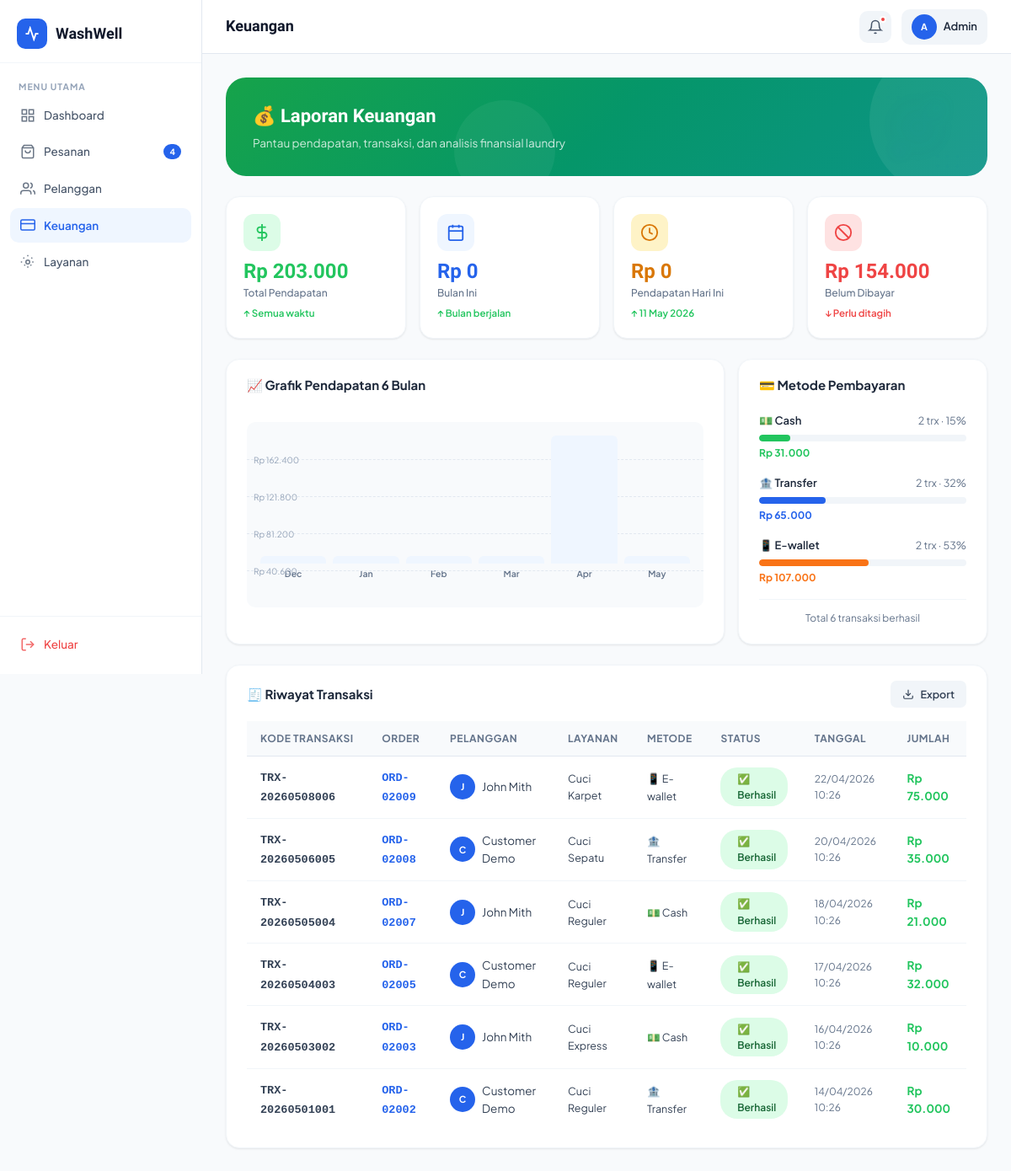
Page /admin/finance.php (signed in) on the committed database.
### tables this page shows
CREATE TABLE IF NOT EXISTS users (
    id         INT AUTO_INCREMENT PRIMARY KEY,
    name       VARCHAR(100) NOT NULL,
    email      VARCHAR(150) UNIQUE NOT NULL,
    password   VARCHAR(255) NOT NULL,
    phone      VARCHAR(20),
    address    TEXT,
    role       ENUM('customer','admin') DEFAULT 'customer',
    created_at TIMESTAMP DEFAULT CURRENT_TIMESTAMP,
    updated_at TIMESTAMP DEFAULT CURRENT_TIMESTAMP ON UPDATE CURRENT_TIMESTAMP
);

CREATE TABLE IF NOT EXISTS transactions (
    id               INT AUTO_INCREMENT PRIMARY KEY,
    order_id         INT NOT NULL,
    transaction_code VARCHAR(30) UNIQUE NOT NULL,
    amount           DECIMAL(10,2) NOT NULL,
    payment_method   ENUM('cash','transfer','e-wallet','cod') DEFAULT 'cash',
    status           ENUM('pending','success','failed') DEFAULT 'success',
    created_at       TIMESTAMP DEFAULT CURRENT_TIMESTAMP,
    FOREIGN KEY (order_id) REFERENCES orders(id)
);

CREATE TABLE IF NOT EXISTS orders (
    id              INT AUTO_INCREMENT PRIMARY KEY,
    order_code      VARCHAR(20) UNIQUE NOT NULL,
    user_id         INT NOT NULL,
    service_id      INT NOT NULL,
    weight          DECIMAL(5,2) DEFAULT 1.00,
    amount          DECIMAL(10,2) NOT NULL,
    status          ENUM('pending','washing','drying','ironing','ready_pickup','ready_deliver','done','cancelled') DEFAULT 'pending',
    pickup_date     DATE,
    delivery_date   DATE,
    notes           TEXT,
    delivery_type   ENUM('pickup','delivery') DEFAULT 'pickup',
    delivery_address TEXT,
    driver_name     VARCHAR(100),
    driver_phone    VARCHAR(20),
    delivery_status ENUM('pending','on_way','arrived') DEFAULT 'pending',
    payment_status  ENUM('unpaid','paid') DEFAULT 'unpaid',
    payment_method  ENUM('cash','transfer','e-wallet') DEFAULT 'cash',
    created_at      TIMESTAMP DEFAULT CURRENT_TIMESTAMP,
    updated_at      TIMESTAMP DEFAULT CURRENT_TIMESTAMP ON UPDATE CURRENT_TIMESTAMP,
    FOREIGN KEY (user_id)    REFERENCES users(id) ON DELETE CASCADE,
    FOREIGN KEY (service_id) REFERENCES services(id)
);

CREATE TABLE IF NOT EXISTS services (
    id                  INT AUTO_INCREMENT PRIMARY KEY,
    name                VARCHAR(100) NOT NULL,
    description         TEXT,
    price_per_kg        DECIMAL(10,2) NOT NULL,
    unit_type           ENUM('kg','item') NOT NULL DEFAULT 'kg',
    requires_cloth_type TINYINT(1) DEFAULT 0,
    duration_hours      INT DEFAULT 24,
    is_active           TINYINT(1) DEFAULT 1,
    created_at          TIMESTAMP DEFAULT CURRENT_TIMESTAMP
);

### admin/finance.php (the view, shortened to what the rows shown need)
<?php
require_once '../includes/auth.php';
$db = getDB();
$user = getCurrentUser();
$transactions = $db->query("SELECT t.*,o.order_code,u.name as customer_name,s.name as service_name FROM transactions t JOIN orders o ON t.order_id=o.id JOIN users u ON o.user_id=u.id JOIN services s ON o.service_id=s.id ORDER BY t.created_at DESC LIMIT 15");
?>
<!DOCTYPE html>
<html lang="id">
<head>
<link rel="stylesheet" href="../assets/css/style.css">
</head>
<body>
<div class="app-layout">
    <?php require_once 'partials/sidebar.php'; ?>
    <div class="main-content">
        <header class="topbar">
            <div class="topbar-right">
                <div style="display:flex;align-items:center;gap:8px;padding:6px 12px;border-radius:10px;background:var(--gray-100)">
                    <div class="avatar avatar-sm"><?= strtoupper(substr($user['name'],0,1)) ?></div>
                    <span style="font-size:13px;font-weight:600"><?= htmlspecialchars(explode(' ',$user['name'])[0]) ?></span>
                </div>
            </div>
        </header>
        <main class="page-content">
            <div class="card animate-in">
                <div class="card-body" style="padding-top:16px;">
                    <div class="table-wrapper">
                        <table>
                            <thead>
                                <tr>
                                    <th>Kode Transaksi</th>
                                    <th>Order</th>
                                    <th>Pelanggan</th>
                                    <th>Layanan</th>
                                    <th>Metode</th>
                                    <th>Status</th>
                                    <th>Tanggal</th>
                                    <th>Jumlah</th>
                                </tr>
                            </thead>
                            <tbody>
                            <?php if ($transactions && $transactions->num_rows > 0): ?>
                                <?php while ($t = $transactions->fetch_assoc()): ?>
                                <tr>
                                    <td><span style="font-family:monospace;font-weight:700;color:var(--gray-700)"><?= $t['transaction_code'] ?></span></td>
                                    <td><span style="font-family:monospace;color:var(--primary);font-weight:600"><?= $t['order_code'] ?></span></td>
                                    <td>
                                        <div style="display:flex;align-items:center;gap:8px;">
                                            <div class="avatar avatar-sm"><?= strtoupper(substr($t['customer_name'],0,1)) ?></div>
                                            <?= htmlspecialchars($t['customer_name']) ?>
                                        </div>
                                    </td>
                                    <td style="font-size:12.5px"><?= htmlspecialchars($t['service_name']) ?></td>
                                    <td>
                                        <?php $methodIcons=['cash'=>'💵','transfer'=>'🏦','e-wallet'=>'📱']; ?>
                                        <span style="font-size:12.5px"><?= $methodIcons[$t['payment_method']] ?? '💳' ?> <?= ucfirst($t['payment_method']) ?></span>
                                    </td>
                                    <td>
                                        <span class="badge" style="<?= $t['status']==='success'?'background:var(--green-light);color:#166534':'background:#FEF3C7;color:#92400E' ?>">
                                            <?= $t['status']==='success'?'✅ Berhasil':'⏳ Pending' ?>
                                        </span>
                                    </td>
                                    <td style="color:var(--gray-500);font-size:12px"><?= date('d/m/Y H:i', strtotime($t['created_at'])) ?></td>
                                    <td><strong style="color:var(--green)"><?= formatRupiah($t['amount']) ?></strong></td>
                                </tr>
                                <?php endwhile; ?>
                            <?php else: ?>
                                <tr><td colspan="8" style="text-align:center;padding:40px;color:var(--gray-400)">Belum ada transaksi</td></tr>
                            <?php endif; ?>
                            </tbody>
                        </table>
                    </div>
                </div>
            </div>
        </main>
    </div>
</div>
</body>
</html>

### rows in the picture
users: name "A", name "Admin"
transactions: transaction_code "TRX-20260508006", order.order_code "ORD-02009", users.name "J", users.name "John Mith", services.name "Cuci Karpet", payment_method "📱", payment_method "E-wallet", status "✅ Berhasil", created_at "22/04/2026 10:26", amount "Rp 75.000"
transactions: transaction_code "TRX-20260506005", order.order_code "ORD-02008", users.name "C", users.name "Customer Demo", services.name "Cuci Sepatu", payment_method "🏦", payment_method "Transfer", status "✅ Berhasil", created_at "20/04/2026 10:26", amount "Rp 35.000"
transactions: transaction_code "TRX-20260505004", order.order_code "ORD-02007", users.name "J", users.name "John Mith", services.name "Cuci Reguler", payment_method "💵", payment_method "Cash", status "✅ Berhasil", created_at "18/04/2026 10:26", amount "Rp 21.000"
transactions: transaction_code "TRX-20260504003", order.order_code "ORD-02005", users.name "C", users.name "Customer Demo", services.name "Cuci Reguler", payment_method "📱", payment_method "E-wallet", status "✅ Berhasil", created_at "17/04/2026 10:26", amount "Rp 32.000"
transactions: transaction_code "TRX-20260503002", order.order_code "ORD-02003", users.name "J", users.name "John Mith", services.name "Cuci Express", payment_method "💵", payment_method "Cash", status "✅ Berhasil", created_at "16/04/2026 10:26", amount "Rp 10.000"
transactions: transaction_code "TRX-20260501001", order.order_code "ORD-02002", users.name "C", users.name "Customer Demo", services.name "Cuci Reguler", payment_method "🏦", payment_method "Transfer", status "✅ Berhasil", created_at "14/04/2026 10:26", amount "Rp 30.000"

### other values in the picture
$item['label'] "Dashboard"
$item['label'] "Pesanan"
$notifCount "4"
$item['label'] "Pelanggan"
$item['label'] "Keuangan"
$item['label'] "Layanan"
formatRupiah($totalRevenue) "Rp 203.000"
formatRupiah($monthRevenue) "Rp 0"
formatRupiah($todayRevenue) "Rp 0"
formatRupiah($pendingPayment) "Rp 154.000"
formatRupiah($maxRev*0.8) "Rp 162.400"
formatRupiah($maxRev*0.6) "Rp 121.800"
formatRupiah($maxRev*0.4) "Rp 81.200"
formatRupiah($maxRev*0.2) "Rp 40.600"
$d['lbl'] "Dec"
